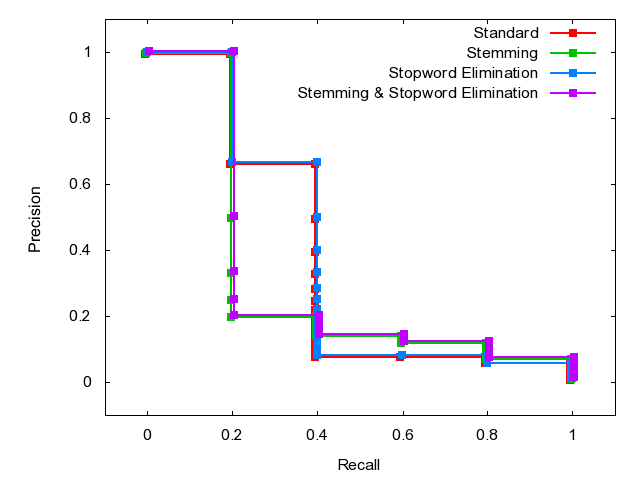

Reproduce this figure in gnuplot.

	set terminal png
	set output 'Q28.png'
	set ylabel 'Precision'
	set xlabel 'Recall'
	set xrange [-0.1:1.1]
	set yrange [-0.1:1.1]
	plot 'Q28.dat' index 0 using 1:2 w linespoints lw 2 pt 5 title 'Standard', \
'Q28.dat' index 1 using 1:2 w linespoints lw 2 pt 5 title 'Stemming', \
'Q28.dat' index 2 using 1:2 w linespoints lw 2 pt 5 title 'Stopword Elimination', \
'Q28.dat' index 3 using 1:2 w linespoints lw 2 pt 5 title 'Stemming & Stopword Elimination'
